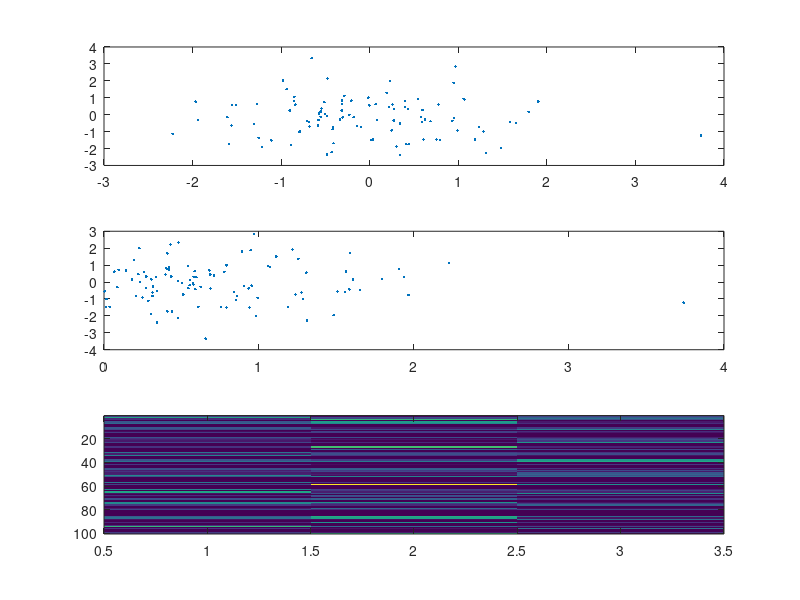

Source code (MATLAB): (Note: this script raises an error after producing the figure.)
% http://en.wikipedia.org/wiki/N-sphere#Hyperspherical_coordinates
function test
close all
clc

x=c2s([1 1 1])
y=s2c(x)

x=c2s([0 0 1])
y=s2c(x)

x=s2c([1 pi/4 pi/2])
y=c2s(x)

x=randn(100,3);
y=s2c(c2s(x));
subplot(3,1,1)
plot(x(:,1),x(:,2),'.')
subplot(3,1,2)
plot(y(:,1),y(:,2),'.')
subplot(3,1,3)
z=abs(x-y);
imagesc(z)
if any(z(:)>10^-5)
    error('huh')
end
end

function out = c2s(in)
out = realsqrt(fliplr(cumsum(fliplr(in.^2),2))); % 1:n 2:n ... n-2:n n-1:n n
out(:,end) = 2*acot((out(:,end-1) + in(:,end-1))./in(:,end));
out(:,2:end-1) = acot(in(:,1:end-2)./out(:,2:end-1));
out(isnan(out)) = 0;
end

function x = s2c(x)
% for n dimensions, in has columns r, phi1, phi2, ... phi(n-1)
% 0 <= r, 0 <= phi1...phi(n-2) <= pi, 0 <= phi(n-1) < 2pi

x = cumprod([x(:,1) sin(x(:,2:end))],2) .* [cos(x(:,2:end)) ones(size(x,1),1)];
end
